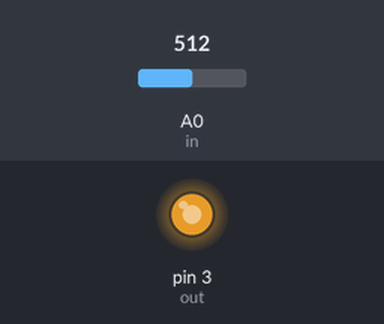
A sketch run on a simulated Arduino Uno, built with avr-gcc and run on an emulated ATmega328P. On the bench: output pins drawn as LEDs (lit = HIGH). The test bench sets the inputs (shaded band); at power-on: A0 (in) = 512.

Above: at 2.9 s.
3.0 s: A0 (in) set to 108
5.8 s: A0 (in) set to 92
At 6.7 s:
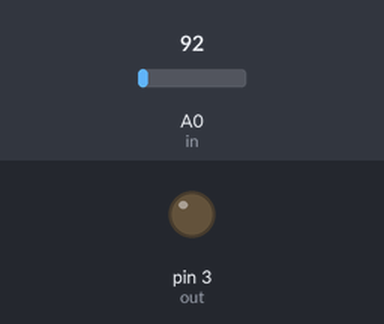
8.6 s: A0 (in) set to 110
At 9.7 s:
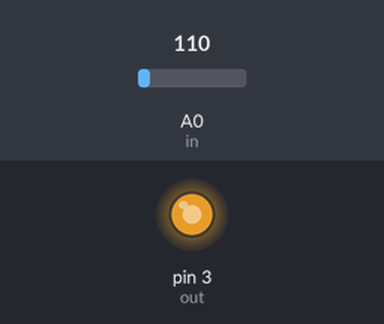
11.4 s: A0 (in) set to 90
At 14.1 s:
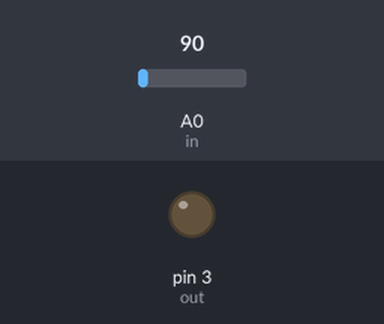
Timing chart, 0 to 15.3 s (numbered marks = the images above; inputs shaded):
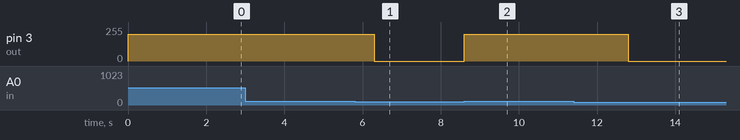

Measured:
- the behaviour switches between 101 and 100 on A0 (in) (found by bisection; images 0 and 1)
- after the input at 3.0 s, every drawn part: stays the same
- after the input at 5.8 s, pin 3 (out): 200/255 → 0/255 after 0.50 s
- after the input at 8.6 s, pin 3 (out): 0/255 → 200/255 at once
- after the input at 11.4 s, pin 3 (out): 200/255 → 0/255 after 1.4 s

The sketch:

Sound_Sensor_Car.ino
```cpp
// sound sensor car
int out = 3;
int in = A0;
void setup()
{
  //Serial.begin(9600);
}

void loop()
{
  int controlA = analogRead(in);
  //Serial.print( "A = " );
  //Serial.println( controlA );

  if ( controlA > 100 ) {
     analogWrite( out, 200 );
     delay(2000);
  } else {
     analogWrite( out, 0 );
  }
  delay(100);
}
```
